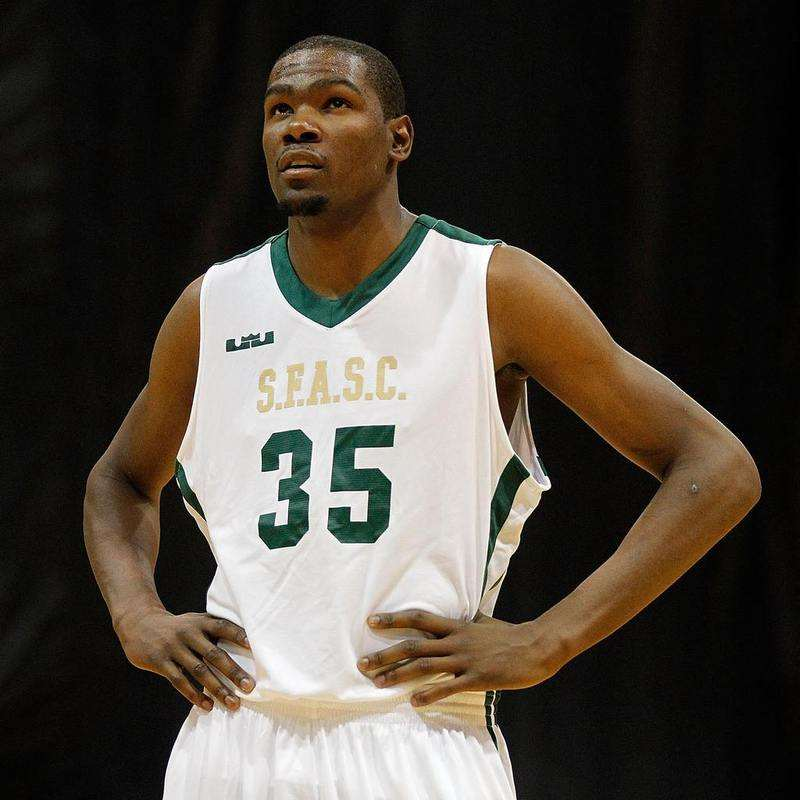
#> input picture ImageProcessing_1/durant.jpg, 800 x 800 px
$ python cvtColor_practice.py
#> lines starting #> are read from the running program, lines starting #| are printed output that depends on the picture
#encoding:utf-8
import cv2
import numpy as np
import matplotlib.pyplot as plt

#读取原始图像
img_BGR = cv2.imread('durant.jpg')
#> img_BGR is the input picture: shape (800, 800, 3); mean B, G, R 60.8, 69.8, 76.8

#BGR转换为RGB
img_RGB = cv2.cvtColor(img_BGR, cv2.COLOR_BGR2RGB)

#灰度化处理
img_GRAY = cv2.cvtColor(img_BGR, cv2.COLOR_BGR2GRAY)
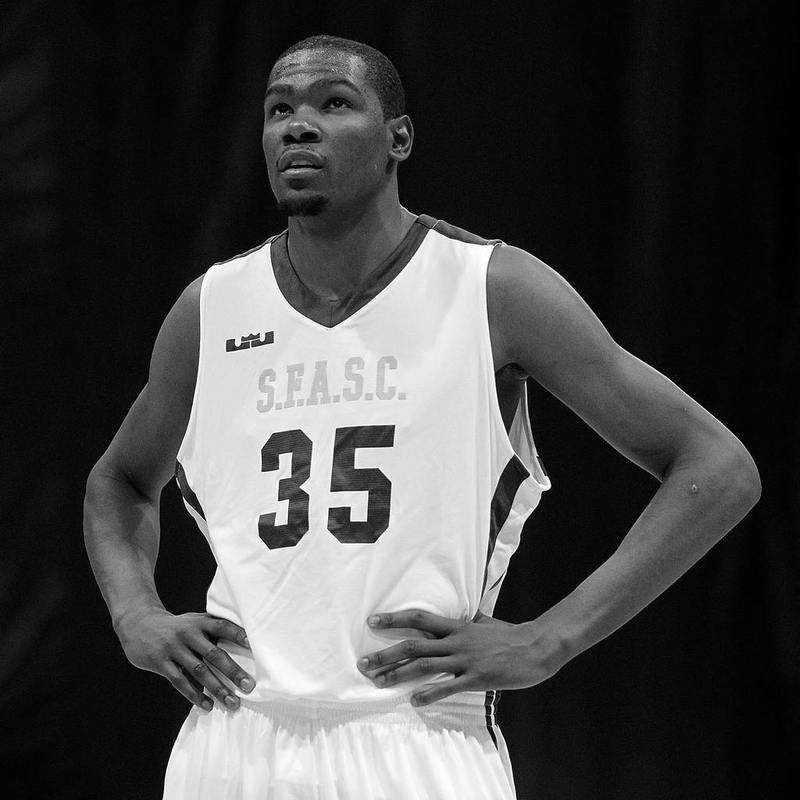
#> img_GRAY: shape (800, 800); min 0, max 255, mean 70.9

#BGR转HSV
img_HSV = cv2.cvtColor(img_BGR, cv2.COLOR_BGR2HSV)
#> img_HSV: shape (800, 800, 3); mean H, S, V 26.1, 83.8, 78.2

#BGR转YCrCb
img_YCrCb = cv2.cvtColor(img_BGR, cv2.COLOR_BGR2YCrCb)
#> img_YCrCb: shape (800, 800, 3); mean of channels 0, 1, 2 70.9, 132.2, 122.4

#BGR转HLS
img_HLS = cv2.cvtColor(img_BGR, cv2.COLOR_BGR2HLS)
#> img_HLS: shape (800, 800, 3); mean of channels 0, 1, 2 26.1, 69.2, 69.2

#BGR转XYZ
img_XYZ = cv2.cvtColor(img_BGR, cv2.COLOR_BGR2XYZ)
#> img_XYZ: shape (800, 800, 3); mean of channels 0, 1, 2 67.6, 70.6, 67.3

#BGR转LAB
img_LAB = cv2.cvtColor(img_BGR, cv2.COLOR_BGR2LAB)
#> img_LAB: shape (800, 800, 3); mean of channels 0, 1, 2 71.9, 129.8, 134.1

#BGR转YUV
img_YUV = cv2.cvtColor(img_BGR, cv2.COLOR_BGR2YUV)
#> img_YUV: shape (800, 800, 3); mean of channels 0, 1, 2 70.9, 123.1, 133.3

#调用matplotlib显示处理结果
titles = ['BGR', 'RGB', 'GRAY', 'HSV', 'YCrCb', 'HLS', 'XYZ', 'LAB', 'YUV']
images = [img_BGR, img_RGB, img_GRAY, img_HSV, img_YCrCb,
          img_HLS, img_XYZ, img_LAB, img_YUV]
for i in range(9):
   plt.subplot(3, 3, i+1), plt.imshow(images[i], 'gray')
   plt.title(titles[i])
   plt.xticks([]),plt.yticks([])
plt.show()
#> figure, not shown here; B, G, R data is drawn as R, G, B
